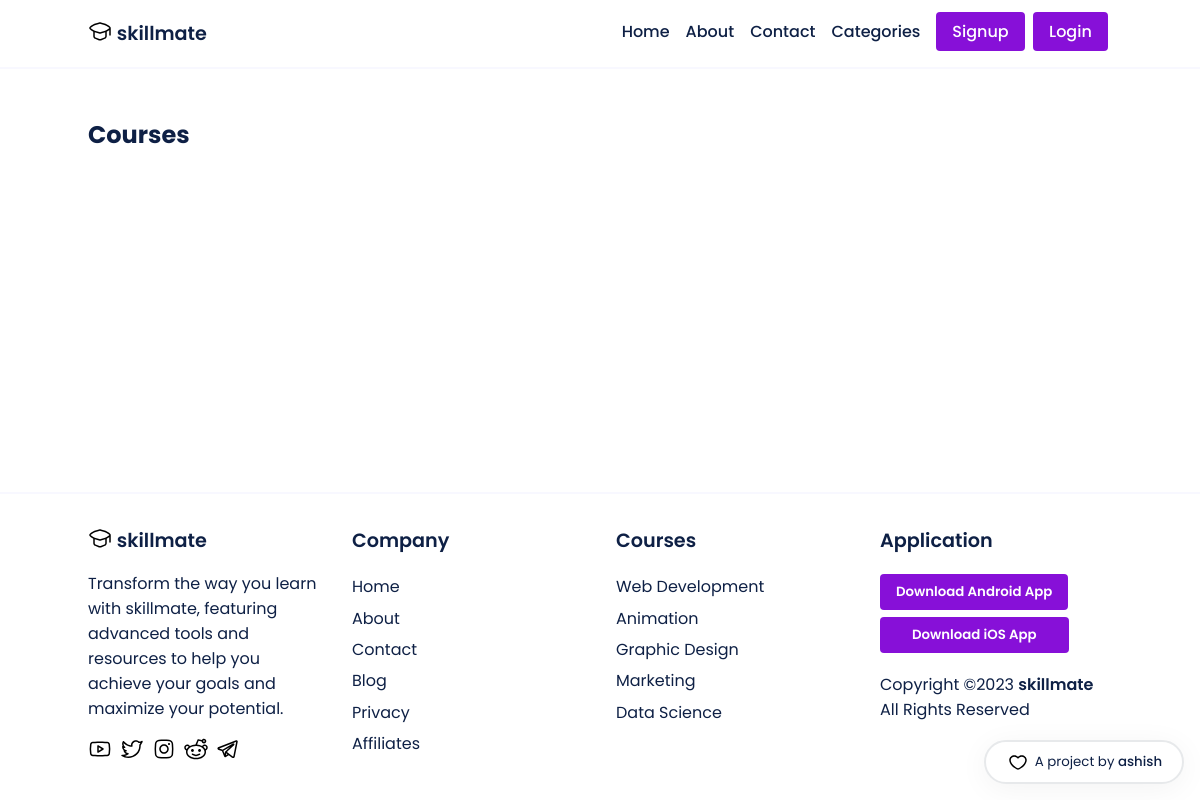
The app's page /courses/, older data.
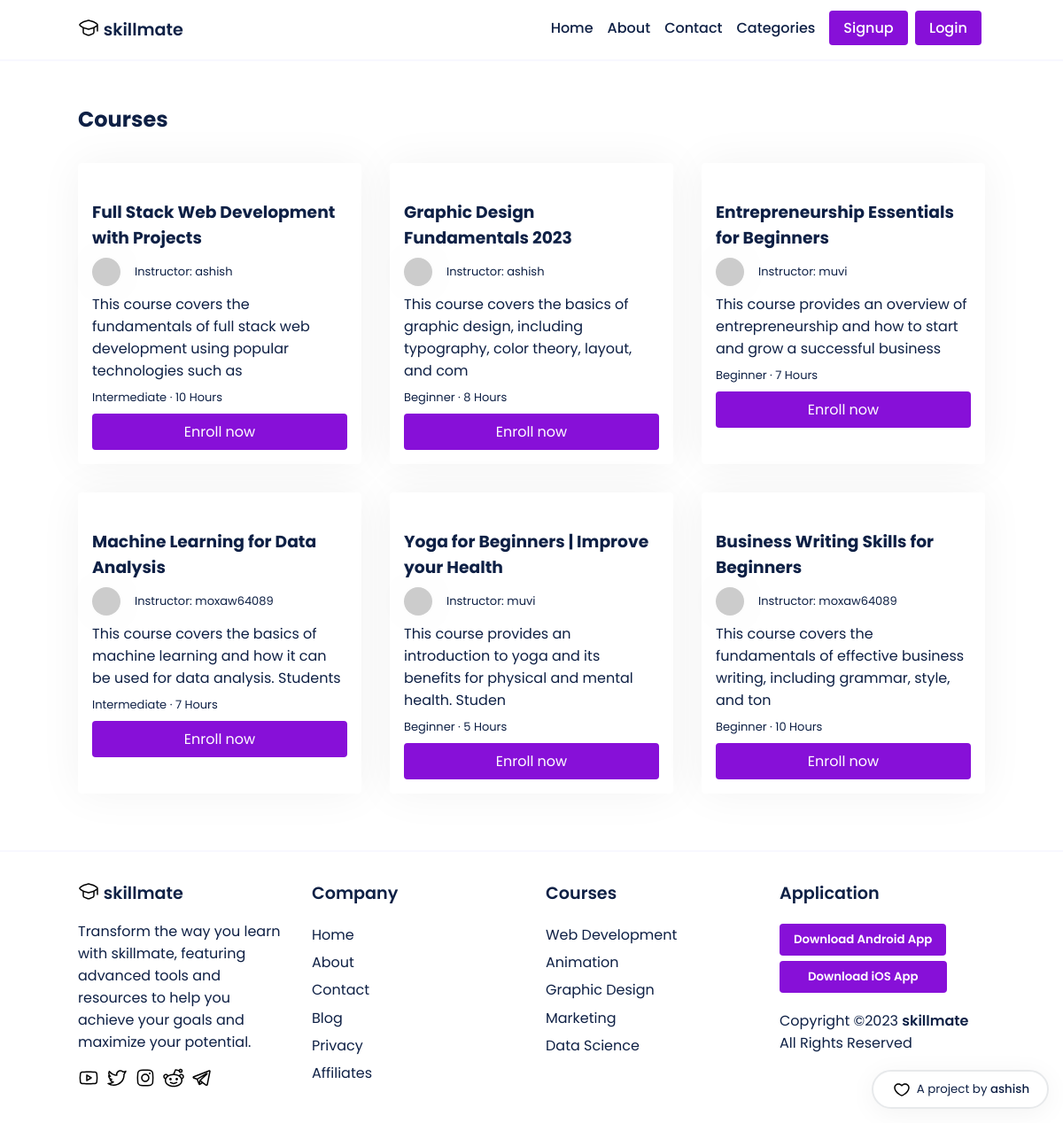
The same page, newer data.
### main/models.py (models this page shows, shortened)
class Course(models.Model):
    LEVEL_CHOICES = [
        ('Beginner', 'Beginner'),
        ('Intermediate', 'Intermediate'),
        ('Advanced', 'Advanced')
    ]
    id = models.AutoField(primary_key=True)
    title = models.CharField(max_length=255)
    slug = models.SlugField(unique=True)
    description = models.TextField()
    thumbnail = CloudinaryField('thumbnail')
    featured_video = CloudinaryField('featured_video')
    instructor = models.ForeignKey(User, on_delete=models.CASCADE, related_name='courses', default=None)
    created_at = models.DateTimeField(auto_now_add=True)
    updated_at = models.DateTimeField(auto_now=True)
    level = models.CharField(max_length=20, choices=LEVEL_CHOICES, default='Beginner')
    duration = models.CharField(max_length=10, default='0')
    category = models.CharField(max_length=255, default="uncategorized")
    price = models.DecimalField(max_digits=8, decimal_places=2, default=0.00)
    discount = models.DecimalField(max_digits=5, decimal_places=2, default=0.00)
    requirements = models.TextField(help_text='Enter the requirements for the course, separated by a comma.', default='')
    content = models.TextField(help_text='Enter the course content, separated by a comma.', default='')
    lesson_title = models.CharField(max_length=255, default='Lesson')
    lesson_video = CloudinaryField('lesson_video', null=True)
    students = models.ManyToManyField(User, related_name='enrolled_courses', blank=True)

### main/views.py (the view)
# urls.py: path('courses/', views.courses, name='courses'),
def courses(request):
    courses = Course.objects.all()
    return render(request, 'courses.html', {'courses': courses})

### templates/courses.html (shortened to what this page needs)
{% extends 'base.html' %}
{% load static %}
{% block content %}
<section class="">
    <div class="container">
        <h2 style='font-size: 1.5rem;'>Courses</h2>
        <div class="courses">
            {% for course in courses %}
<div class="course">
    <div class="course-thumbnail">
    </div>
    <div class="course-details">
        <a href="{% url 'course_details' instructor=course.instructor slug=course.slug %}"><h3>{{ course.title|slice:":80" }}</h3></a>
        <p style="display: inline-flex; column-gap: 1rem; justify-content: center; align-items: center;" class="instructor">
            <img class="instructor-img" src="https://api.dicebear.com/5.x/shapes/svg?seed={{ course.instructor }}">
            Instructor: {{ course.instructor }}
        </p>
        <p class="course-desc">{{ course.description|slice:":100" }}</p>
        <p class="course-lvl-time">
            {{ course.level }} &middot; {{ course.duration }} Hours
        </p>
        <a href="{% url 'course_details' instructor=course.instructor slug=course.slug %}" class="btn enroll-btn">Enroll now</a>
    </div>
</div>
{% endfor %}
        </div>
    </div>
</section>
{% endblock content %}

### templates/base.html (shortened to what this page needs)
{% load static %}
<!DOCTYPE html>
<html lang="en">
<head>
    <link rel="stylesheet" href="{% static 'css/style.css' %}">
</head>
<body>
    <header>
        <nav class='container'>
            <span>
                <a href='/'>
                    <div style='display: flex; justify-content: baseline; column-gap: .3rem'>
                    <span>skillmate</span>
                    </div>
                </a>
            </span>
            <ul>
                <li><a href = '/'>Home</a></li>
                <li><a href = '/about'>About</a></li>
                <li><a href = '/contact'>Contact</a></li>
                <li>
                    <a style="display: flex;" class="desktop-categories-btn" href="javascript:void(0);">
                        Categories
                    </a>
                </li>
                <li>
                    {% if user.is_authenticated %}
                    <a class='btn' href='/dashboard/home'>Dashboard</a>&nbsp
                    {% else %}
                    <a class='btn' href='/accounts/signup/'>Signup</a>&nbsp
                    {% endif %}
                    {% if user.is_authenticated %}
                    <a class='btn' href='/accounts/logout/'>Logout</a>
                    {% else %}
                    <a class='btn' href='/accounts/login/'>Login</a>&nbsp
                    {% endif %}
                </li>
            </ul>
        </nav>
    </header>
    <main>{% block content %}{% endblock content %}</main>
    <a href='https://github.com/ashish-makes' target='_blank'><div class='ashish-credits'>
        <span style="margin-top: .1rem;" class='text'>A project by <span class='name' style='font-weight: 500;'>ashish
    </div></a>
    <footer>
        <div class='footer-container container'>
        <div>
            <span>
                <a href='/'>
                    <div style='display: flex; justify-content: baseline; column-gap: .3rem'>
                    <span>skillmate</span>
                    </div>
                </a>
            </span>
            <div style='margin-top: 1rem;' class='skillmate-foot-about'>
                <p>
                    Transform the way you learn with skillmate, featuring advanced tools and resources to help you achieve your goals and maximize your potential.
                </p>
            </div>
            <div class='foot-socials'>
                <a href ='#'>
                </a>
                <a href ='#'>
                </a>
                <a href ='#'>
                </a>
                <a href ='#'>
                </a>
                <a href ='#'>
                </a>
            </div>
        </div>
        <div>
            <span>
                Company
            </span>
            <ul>
                <li><a href = '/'>Home</a></li>
                <li><a href = '/about'>About</a></li>
                <li><a href = '/contact'>Contact</a></li>
                <li><a href = '/contact'>Blog</a></li>
                <li><a href = '/contact'>Privacy</a></li>
                <li><a href = '/contact'>Affiliates</a></li>
            </ul>
        </div>
        <div>
            <span>
                Courses
            </span>
            <ul>
                <li><a href = '/about'>Web Development</a></li>
                <li><a href = '/'>Animation</a></li>
                <li><a href = '/contact'>Graphic Design</a></li>
                <li><a href = '/contact'>Marketing</a></li>
                <li><a href = '/contact'>Data Science</a></li>
            </ul>
        </div>
        <div>
            <span>
                Application
            </span>
            <ul>
                <li>
                    <a href='#'>
                        <button style='font-weight: 600;'>
                            Download Android App
                        </button>
                    </a>
                </li>
                <li>
                    <a href='#'>
                        <button style='padding: 0.5rem 2rem; font-weight: 600;'>
                            Download iOS App
                        </button>
                    </a>
                </li>
            </ul>
            <div style="margin-top: 1rem;" class="foot-credits">
                <p>
                    <p>Copyright &copy;<script>document.write(new Date().getFullYear())</script> <a style="font-weight: 600;" href="/">skillmate</a> All Rights Reserved</p>
                </p>
            </div>
        </div>
        </div>
    </footer>
</body>
</html>

### static/css/style.css (style rules this page uses)
* { font-family: 'Poppins'; margin: 0; padding: 0; box-sizing: border-box; scroll-behavior: smooth; scroll-padding-top: 2rem; }
body { color: #0e2045; background: #fff; display: flex; flex-direction: column; min-height: 100vh; }
main { flex: 1; }
img { width: 100%; }
section { padding: 3rem 0 2rem; }
a { text-decoration: none; color: #0e2045; }
button { background-color: #8710d8; border-radius: 4px; padding: .5rem 1rem; border: none; color: #fff; cursor: pointer; transition: transform .2s ease-in-out; }
.btn { background-color: #8710d8; border-radius: 4px; padding: .5rem 1rem; border: none; color: #fff; transition: transform .2s ease-in-out; }
.container { max-width: 1024px; margin: auto; width: 100%; }
header { border-bottom: 2px solid #f8f8ff; }
nav { display: flex; justify-content: space-between; padding: 1.2rem 0; font-weight: 500; }
nav span { font-size: 1.2rem; font-weight: 600; }
nav ul { display: flex; column-gap: 1rem; justify-content: baseline; }
nav li { list-style: none; }
.ashish-credits { background-color: #fff; border: 2px solid #e7e9eb; font-size: smaller; padding: .5rem .5rem; width: 200px; display: flex; column-gap: .3rem; justify-content: center; border-radius: 50px; box-shadow: 0 5px 30px 0 rgba(0,0,0,.05); z-index: 9999; position: fixed; bottom: 1rem; right: 1rem; }
footer { border-top: 2px solid #f8f8ff; margin-top: auto; }
.footer-container { display: grid; grid-template-columns: repeat(auto-fit, minmax(200px, 1fr)); grid-gap: 2rem; padding: 2rem 0; }
footer ul { margin-top: 1rem; }
footer li { list-style: none; padding: .2rem 0; }
footer span { font-size: 1.2rem; font-weight: 600; }
.foot-socials { display: flex; column-gap: .5rem; margin-top: 1rem; }
.courses { display: grid; grid-template-columns: repeat(auto-fit, minmax(calc(33.33% - 2rem), 1fr)); grid-gap: 2rem; padding: 2rem 0; }
.course { background-color: #fff; color: #0e2045; box-shadow: 0 0 50px rgba(0, 0, 0, 0.05); border-radius: 4px; position: relative; }
.course img { max-width: 100%; padding: 0; border-top-right-radius: 4px; border-top-left-radius: 4px; }
.course-details { padding: 1rem; }
.course-details .instructor-img { height: 2rem; width: 2rem; border-radius: 50%; box-shadow: 0 0 50px rgba(0, 0, 0, 0.05); }
.course-details .instructor, .course-details .course-lvl-time { margin: .5rem 0; font-size: small; }
.course-details .enroll-btn { display: block; width: 100%; text-align: center; }

Row changes from the older to the newer data that the page shows:
added Course: title "Full Stack Web Development with Projects", instructor "ashish", description "This course covers the fundamentals of full stack web development using popular technologies such as", level "Intermediate", duration "10"
added Course: title "Graphic Design Fundamentals 2023", instructor "ashish", description "This course covers the basics of graphic design, including typography, color theory, layout, and com", level "Beginner", duration "8"
added Course: title "Entrepreneurship Essentials for Beginners", instructor "muvi", description "This course provides an overview of entrepreneurship and how to start and grow a successful business", level "Beginner", duration "7"
added Course: title "Machine Learning for Data Analysis", instructor "moxaw64089", description "This course covers the basics of machine learning and how it can be used for data analysis. Students", level "Intermediate", duration "7"
added Course: title "Yoga for Beginners | Improve your Health", instructor "muvi", description "This course provides an introduction to yoga and its benefits for physical and mental health. Studen", level "Beginner", duration "5"
added Course: title "Business Writing Skills for Beginners", instructor "moxaw64089", description "This course covers the fundamentals of effective business writing, including grammar, style, and ton", level "Beginner", duration "10"
